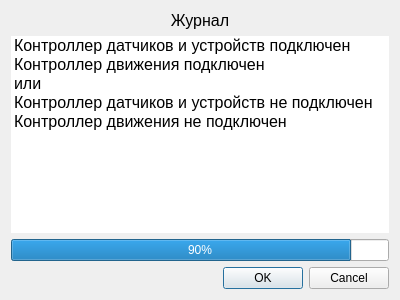
<?xml version="1.0" encoding="UTF-8"?>
<ui version="4.0">
 <class>LogDialog</class>
 <widget class="QDialog" name="LogDialog">
  <property name="geometry">
   <rect>
    <x>0</x>
    <y>0</y>
    <width>400</width>
    <height>300</height>
   </rect>
  </property>
  <property name="windowTitle">
   <string>Журнал</string>
  </property>
  <layout class="QVBoxLayout" name="verticalLayout">
   <item>
    <widget class="QLabel" name="logLabel">
     <property name="font">
      <font>
       <pointsize>12</pointsize>
      </font>
     </property>
     <property name="text">
      <string>Журнал</string>
     </property>
     <property name="alignment">
      <set>Qt::AlignCenter</set>
     </property>
    </widget>
   </item>
   <item>
    <widget class="QListWidget" name="logListWidget">
     <property name="font">
      <font>
       <pointsize>12</pointsize>
      </font>
     </property>
     <property name="frameShape">
      <enum>QFrame::NoFrame</enum>
     </property>
     <item>
      <property name="text">
       <string>Контроллер датчиков и устройств подключен</string>
      </property>
      <property name="background">
       <brush brushstyle="NoBrush">
        <color alpha="255">
         <red>0</red>
         <green>0</green>
         <blue>0</blue>
        </color>
       </brush>
      </property>
      <property name="foreground">
       <brush brushstyle="NoBrush">
        <color alpha="255">
         <red>46</red>
         <green>139</green>
         <blue>87</blue>
        </color>
       </brush>
      </property>
      <property name="icon">
       <iconset resource="resources/images.qrc">
        <normaloff>:/new/prefix1/images/Ok.png</normaloff>:/new/prefix1/images/Ok.png</iconset>
      </property>
     </item>
     <item>
      <property name="text">
       <string>Контроллер движения подключен</string>
      </property>
      <property name="foreground">
       <brush brushstyle="NoBrush">
        <color alpha="255">
         <red>46</red>
         <green>139</green>
         <blue>87</blue>
        </color>
       </brush>
      </property>
      <property name="icon">
       <iconset resource="resources/images.qrc">
        <normaloff>:/new/prefix1/images/Ok.png</normaloff>:/new/prefix1/images/Ok.png</iconset>
      </property>
     </item>
     <item>
      <property name="text">
       <string>или</string>
      </property>
     </item>
     <item>
      <property name="text">
       <string>Контроллер датчиков и устройств не подключен</string>
      </property>
      <property name="foreground">
       <brush brushstyle="NoBrush">
        <color alpha="255">
         <red>178</red>
         <green>34</green>
         <blue>34</blue>
        </color>
       </brush>
      </property>
      <property name="icon">
       <iconset resource="resources/images.qrc">
        <normaloff>:/new/prefix1/images/Remove.png</normaloff>:/new/prefix1/images/Remove.png</iconset>
      </property>
     </item>
     <item>
      <property name="text">
       <string>Контроллер движения не подключен</string>
      </property>
      <property name="foreground">
       <brush brushstyle="NoBrush">
        <color alpha="255">
         <red>178</red>
         <green>34</green>
         <blue>34</blue>
        </color>
       </brush>
      </property>
      <property name="icon">
       <iconset resource="resources/images.qrc">
        <normaloff>:/new/prefix1/images/Remove.png</normaloff>:/new/prefix1/images/Remove.png</iconset>
      </property>
     </item>
    </widget>
   </item>
   <item>
    <widget class="QProgressBar" name="logProgressBar">
     <property name="value">
      <number>90</number>
     </property>
    </widget>
   </item>
   <item>
    <widget class="QDialogButtonBox" name="buttonBox">
     <property name="orientation">
      <enum>Qt::Horizontal</enum>
     </property>
     <property name="standardButtons">
      <set>QDialogButtonBox::Cancel|QDialogButtonBox::Ok</set>
     </property>
    </widget>
   </item>
  </layout>
 </widget>
 <resources>
  <include location="resources/images.qrc"/>
 </resources>
 <connections>
  <connection>
   <sender>buttonBox</sender>
   <signal>accepted()</signal>
   <receiver>LogDialog</receiver>
   <slot>accept()</slot>
   <hints>
    <hint type="sourcelabel">
     <x>248</x>
     <y>254</y>
    </hint>
    <hint type="destinationlabel">
     <x>157</x>
     <y>274</y>
    </hint>
   </hints>
  </connection>
  <connection>
   <sender>buttonBox</sender>
   <signal>rejected()</signal>
   <receiver>LogDialog</receiver>
   <slot>reject()</slot>
   <hints>
    <hint type="sourcelabel">
     <x>316</x>
     <y>260</y>
    </hint>
    <hint type="destinationlabel">
     <x>286</x>
     <y>274</y>
    </hint>
   </hints>
  </connection>
 </connections>
</ui>
